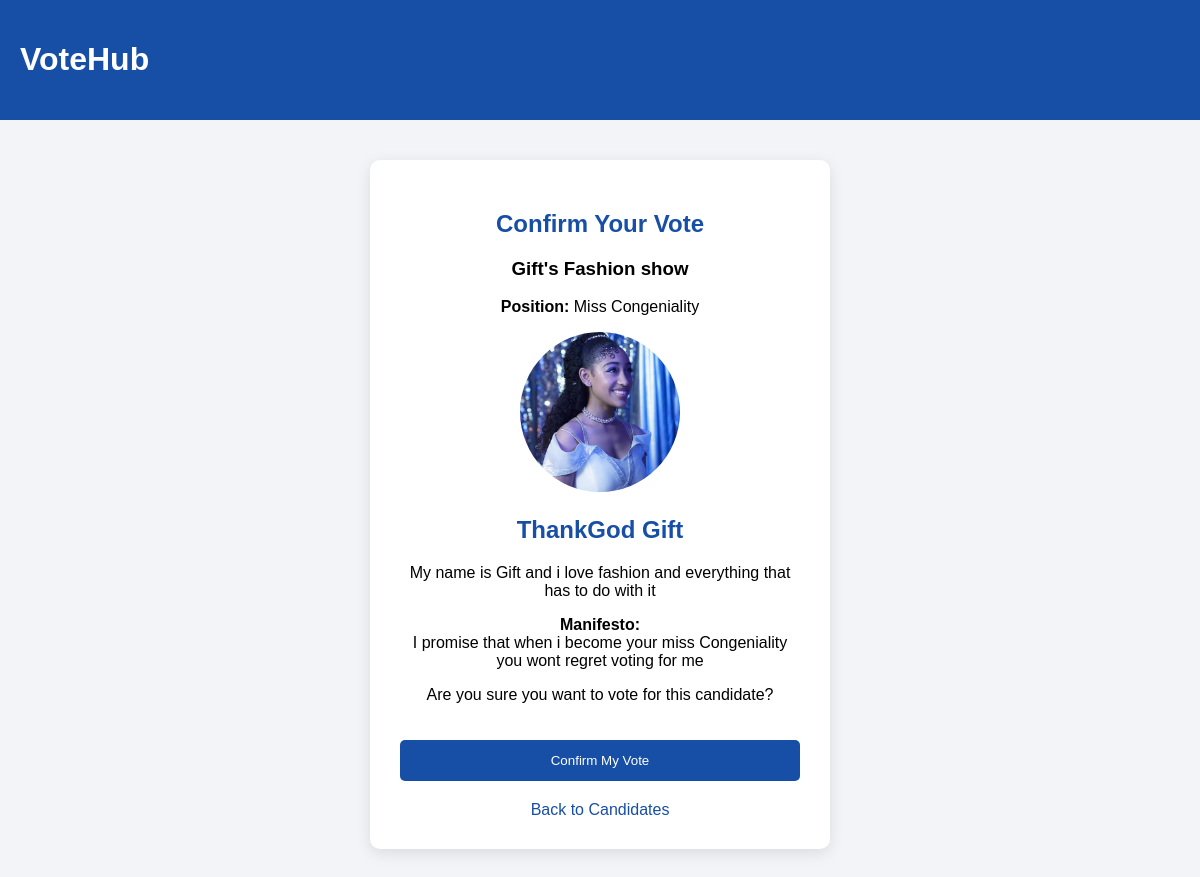
Screenshot of /vote.php?election_id=2&candidate_id=3 (signed in) with the database file from the repository.
### tables this page shows
CREATE TABLE IF NOT EXISTS `elections` (
  `election_id` int NOT NULL AUTO_INCREMENT,
  `title` varchar(150) NOT NULL,
  `description` text,
  `start_date` datetime NOT NULL,
  `end_date` datetime NOT NULL,
  `status` enum('upcoming','ongoing','completed') DEFAULT 'upcoming',
  `created_by` int NOT NULL,
  `created_at` timestamp NULL DEFAULT CURRENT_TIMESTAMP,
  PRIMARY KEY (`election_id`),
  KEY `created_by` (`created_by`)
);

CREATE TABLE IF NOT EXISTS `candidates` (
  `candidate_id` int NOT NULL AUTO_INCREMENT,
  `election_id` int NOT NULL,
  `position_id` int DEFAULT NULL,
  `full_name` varchar(100) NOT NULL,
  `description` text,
  `manifesto` text,
  `photo` varchar(255) DEFAULT NULL,
  `created_at` timestamp NULL DEFAULT CURRENT_TIMESTAMP,
  PRIMARY KEY (`candidate_id`),
  KEY `election_id` (`election_id`),
  KEY `fk_candidate_position` (`position_id`)
);

CREATE TABLE IF NOT EXISTS `election_positions` (
  `position_id` int NOT NULL AUTO_INCREMENT,
  `election_id` int NOT NULL,
  `position_name` varchar(100) NOT NULL,
  `description` text,
  `created_at` timestamp NULL DEFAULT CURRENT_TIMESTAMP,
  PRIMARY KEY (`position_id`),
  UNIQUE KEY `unique_position_per_election` (`election_id`,`position_name`)
);

### vote.php (the view, shortened to what this page needs)
<?php
require_once 'includes/db.php';
$message_type = "";
$election_id = filter_input(INPUT_GET, 'election_id', FILTER_VALIDATE_INT);
$candidate_id = filter_input(INPUT_GET, 'candidate_id', FILTER_VALIDATE_INT);
$stmt = $conn->prepare(
    "SELECT * FROM elections WHERE election_id = ?"
);
$stmt->bind_param("i", $election_id);
$stmt->execute();
$election = $stmt->get_result()->fetch_assoc();
$stmt = $conn->prepare(
    "SELECT c.*, p.position_name
     FROM candidates c
     LEFT JOIN election_positions p
     ON c.position_id = p.position_id
     WHERE c.candidate_id = ?
     AND c.election_id = ?"
);
$stmt->bind_param("ii", $candidate_id, $election_id);
$stmt->execute();
$candidate = $stmt->get_result()->fetch_assoc();
?>
<!DOCTYPE html>
<html lang="en">
<head>
</head>
<body>
<header>
<h1>VoteHub</h1>
</header>
<div class="container">
<h2>Confirm Your Vote</h2>
<h3>
<?php echo htmlspecialchars($election['title']); ?>
</h3>
<?php if (!empty($candidate['position_name'])): ?>
<p>
<strong>Position:</strong>
<?php echo htmlspecialchars($candidate['position_name']); ?>
</p>
<?php endif; ?>
<?php if (!empty($candidate['photo'])): ?>
<img
            src="images/candidates/<?php echo rawurlencode(basename($candidate['photo'])); ?>"
            alt="Candidate Photo"
            class="candidate-photo"
>
<?php endif; ?>
<h2>
<?php echo htmlspecialchars($candidate['full_name']); ?>
</h2>
<p>
<?php echo htmlspecialchars($candidate['description']); ?>
</p>
<?php if (!empty($candidate['manifesto'])): ?>
<p>
<strong>Manifesto:</strong><br>
<?php echo nl2br(htmlspecialchars($candidate['manifesto'])); ?>
</p>
<?php endif; ?>
<?php if ($message_type !== "success"): ?>
<form method="POST" action="">
<p>Are you sure you want to vote for this candidate?</p>
<button type="submit">
                Confirm My Vote
</button>
</form>
<?php endif; ?>
<a
        href="candidates.php?election_id=<?php echo $election_id; ?>"
        class="back"
>
        Back to Candidates
</a>
</div>
</body>
</html>

### vote.php (style rules this page uses)
body { font-family: Arial, sans-serif; background: #f2f4f8; margin: 0; }
header { background: #174ea6; color: white; padding: 20px; }
.container { width: 400px; max-width: 85%; background: white; margin: 40px auto; padding: 30px; border-radius: 10px; box-shadow: 0 4px 15px rgba(0,0,0,0.1); text-align: center; }
.candidate-photo { width: 160px; height: 160px; object-fit: cover; border-radius: 50%; }
h2 { color: #174ea6; }
button { width: 100%; padding: 13px; margin-top: 20px; background: #174ea6; color: white; border: none; border-radius: 5px; cursor: pointer; }
.back { display: block; margin-top: 20px; color: #174ea6; text-decoration: none; }

### rows the page displays
elections: title "Gift's Fashion show"
candidates: position.position_name "Miss Congeniality", photo (picture), full_name "ThankGod Gift", description "My name is Gift and i love fashion and everything that has to do with it", manifesto "I promise that when i become your miss Congeniality you wont regret voting for me"
